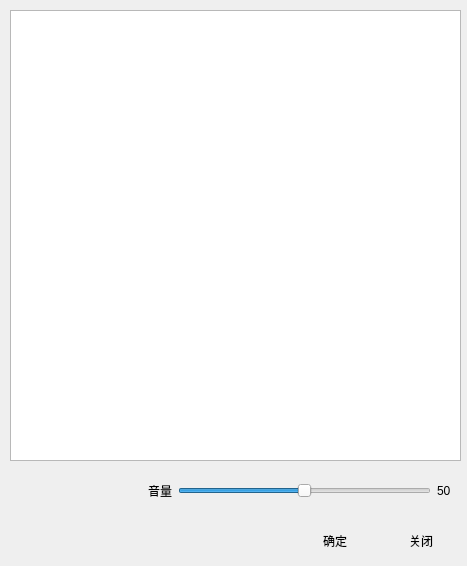
<?xml version="1.0" encoding="UTF-8"?>
<ui version="4.0">
 <class>SelectAudioWindow</class>
 <widget class="QWidget" name="SelectAudioWindow">
  <property name="geometry">
   <rect>
    <x>0</x>
    <y>0</y>
    <width>467</width>
    <height>566</height>
   </rect>
  </property>
  <property name="windowTitle">
   <string>选择音频素材</string>
  </property>
  <property name="windowIcon">
   <iconset resource="orion2.qrc">
    <normaloff>:/images/unique32.png</normaloff>:/images/unique32.png</iconset>
  </property>
  <widget class="QListWidget" name="listWidget">
   <property name="geometry">
    <rect>
     <x>10</x>
     <y>10</y>
     <width>451</width>
     <height>451</height>
    </rect>
   </property>
   <property name="iconSize">
    <size>
     <width>64</width>
     <height>64</height>
    </size>
   </property>
  </widget>
  <widget class="QWidget" name="layoutWidget_2">
   <property name="geometry">
    <rect>
     <x>10</x>
     <y>470</y>
     <width>451</width>
     <height>42</height>
    </rect>
   </property>
   <layout class="QHBoxLayout" name="horizontalLayout_3">
    <item>
     <widget class="QPushButton" name="playpushButton">
      <property name="enabled">
       <bool>false</bool>
      </property>
      <property name="text">
       <string/>
      </property>
      <property name="icon">
       <iconset resource="orion2.qrc">
        <normaloff>:/images/play.png</normaloff>:/images/play.png</iconset>
      </property>
      <property name="iconSize">
       <size>
        <width>32</width>
        <height>32</height>
       </size>
      </property>
      <property name="flat">
       <bool>true</bool>
      </property>
     </widget>
    </item>
    <item>
     <widget class="QPushButton" name="pausepushButton">
      <property name="enabled">
       <bool>false</bool>
      </property>
      <property name="text">
       <string/>
      </property>
      <property name="icon">
       <iconset resource="orion2.qrc">
        <normaloff>:/images/pause.png</normaloff>:/images/pause.png</iconset>
      </property>
      <property name="iconSize">
       <size>
        <width>32</width>
        <height>32</height>
       </size>
      </property>
      <property name="flat">
       <bool>true</bool>
      </property>
     </widget>
    </item>
    <item>
     <widget class="QPushButton" name="stoppushButton">
      <property name="enabled">
       <bool>false</bool>
      </property>
      <property name="text">
       <string/>
      </property>
      <property name="icon">
       <iconset resource="orion2.qrc">
        <normaloff>:/images/stop.png</normaloff>:/images/stop.png</iconset>
      </property>
      <property name="iconSize">
       <size>
        <width>32</width>
        <height>32</height>
       </size>
      </property>
      <property name="flat">
       <bool>true</bool>
      </property>
     </widget>
    </item>
    <item>
     <widget class="QLabel" name="label_5">
      <property name="text">
       <string>音量</string>
      </property>
     </widget>
    </item>
    <item>
     <widget class="QSlider" name="volumehorizontalSlider">
      <property name="maximum">
       <number>100</number>
      </property>
      <property name="value">
       <number>50</number>
      </property>
      <property name="orientation">
       <enum>Qt::Horizontal</enum>
      </property>
     </widget>
    </item>
    <item>
     <widget class="QLabel" name="volumelabel">
      <property name="minimumSize">
       <size>
        <width>24</width>
        <height>0</height>
       </size>
      </property>
      <property name="maximumSize">
       <size>
        <width>24</width>
        <height>16777215</height>
       </size>
      </property>
      <property name="text">
       <string>50</string>
      </property>
     </widget>
    </item>
   </layout>
  </widget>
  <widget class="QWidget" name="horizontalLayoutWidget_2">
   <property name="geometry">
    <rect>
     <x>10</x>
     <y>520</y>
     <width>451</width>
     <height>42</height>
    </rect>
   </property>
   <layout class="QHBoxLayout" name="horizontalLayout_2">
    <item>
     <widget class="QLabel" name="loglabel">
      <property name="sizePolicy">
       <sizepolicy hsizetype="Preferred" vsizetype="Preferred">
        <horstretch>1</horstretch>
        <verstretch>0</verstretch>
       </sizepolicy>
      </property>
      <property name="text">
       <string/>
      </property>
     </widget>
    </item>
    <item>
     <widget class="QPushButton" name="savepushButton">
      <property name="text">
       <string>确定</string>
      </property>
      <property name="icon">
       <iconset resource="orion2.qrc">
        <normaloff>:/images/ok.png</normaloff>:/images/ok.png</iconset>
      </property>
      <property name="iconSize">
       <size>
        <width>32</width>
        <height>32</height>
       </size>
      </property>
      <property name="flat">
       <bool>true</bool>
      </property>
     </widget>
    </item>
    <item>
     <widget class="QPushButton" name="cancelpushButton">
      <property name="text">
       <string>关闭</string>
      </property>
      <property name="icon">
       <iconset resource="orion2.qrc">
        <normaloff>:/images/cancel.png</normaloff>:/images/cancel.png</iconset>
      </property>
      <property name="iconSize">
       <size>
        <width>32</width>
        <height>32</height>
       </size>
      </property>
      <property name="flat">
       <bool>true</bool>
      </property>
     </widget>
    </item>
   </layout>
  </widget>
 </widget>
 <resources>
  <include location="orion2.qrc"/>
 </resources>
 <connections/>
</ui>
